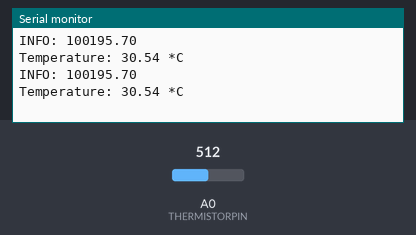
Bench run of a sketch on a simulated Arduino Uno, built with avr-gcc and run on an emulated ATmega328P. Shown: the last lines printed to the serial monitor. The test bench sets the inputs (shaded band); at power-on: A0 (THERMISTORPIN) = 512.

Above: at 1.8 s.
1.9 s: A0 (THERMISTORPIN) set to 1023
At 2.8 s:
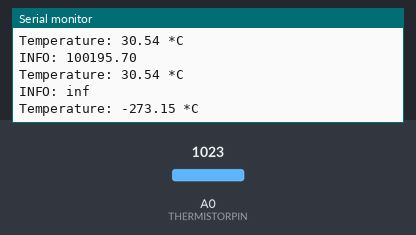
4.5 s: A0 (THERMISTORPIN) set to 900
At 5.5 s:
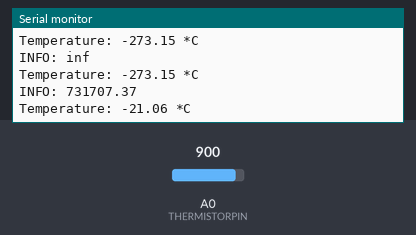
Timing chart, 0 to 7.5 s (numbered marks = the images above; inputs shaded):
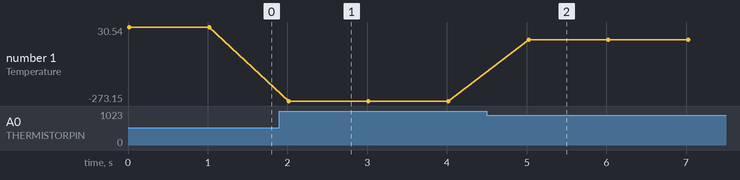

Measured:
- after the input at 1.9 s, the serial monitor: prints a new line after 0.10 s (image 1)
- after the input at 4.5 s, the serial monitor: prints a new line after 0.51 s (image 2)
- plotted number 1: 30.54 → -273.15 after the input at 1.9 s, -273.15 → -21.06 after the input at 4.5 s

The sketch:

thermistor_simple.ino
```cpp
#define SERIESRESISTOR 100000    //set resistor value as constant
#define THERMISTORPIN A0         //set pin value that will read in data

#define THERMISTORNOMINAL 120000 //resistance of thermistor at room temperature
#define TEMPERATURENOMINAL 25    //actual temperature used for "room temperature"
#define BCOEFFICIENT 2950        //beta coefficient of the resistor

void setup() {
  Serial.begin(9600);


}

void loop() {
  double raw_data = analogRead(THERMISTORPIN);

  /*
  //FOR DEBUGGING:
  Serial.print("Analog reading: ");
  Serial.println(raw_data);
  */
  double scaled_data = (1023 / raw_data) - 1;
  double thermistor_resistance = SERIESRESISTOR / scaled_data;

  double v_out = 4.9 * raw_data;

  Serial.print("INFO: ");
  Serial.println(thermistor_resistance);

  float steinhart;
  steinhart = thermistor_resistance / THERMISTORNOMINAL;
  steinhart = log(steinhart);
  steinhart /= BCOEFFICIENT;
  steinhart += 1.0 / (TEMPERATURENOMINAL + 273.15);
  steinhart = 1.0 / steinhart;
  steinhart -= 273.15;

  Serial.print("Temperature: ");
  Serial.print(steinhart);
  Serial.println(" *C");

  delay(1000);

}
```
